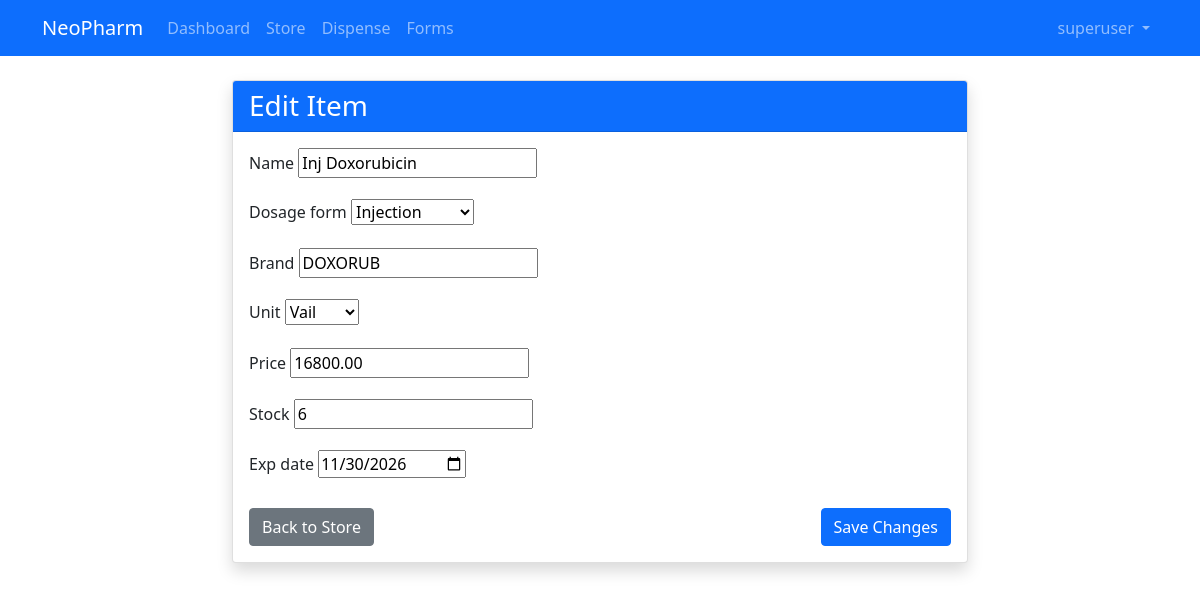
Page /edit-item/lpacemaker/1/ (signed in) on the earlier database version.
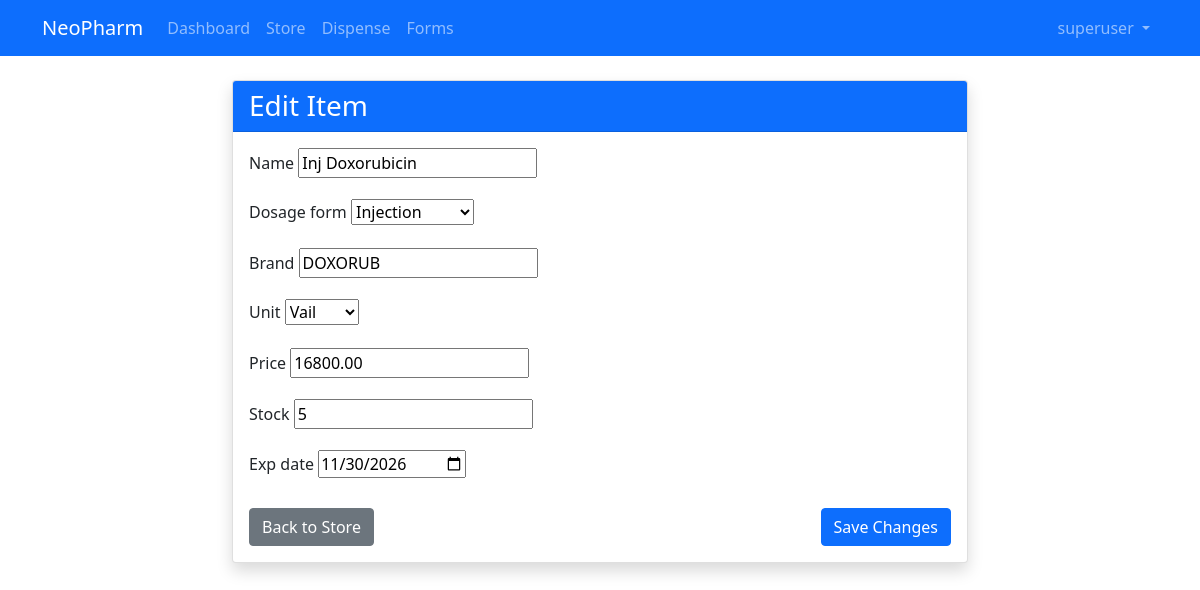
Same page on the later database version.
### pharmacy/models.py (models this page shows, shortened)
class LpacemakerDrugs(models.Model):
    name = models.CharField(max_length=200)
    dosage_form = models.CharField(max_length=200, choices=DOSAGE_FORM, blank=True, null=True)
    brand = models.CharField(max_length=200, blank=True, null=True)
    unit = models.CharField(max_length=200, choices=UNIT, blank=True, null=True)
    price = models.DecimalField(max_digits=12, decimal_places=2, default=0)
    stock = models.PositiveIntegerField(default=0, null=True, blank=True)
    exp_date = models.DateField(null=True, blank=True)
    class Meta:
        ordering = ('name',)

### pharmacy/views.py (the view)
# urls.py: path('edit-item/<str:drug_type>/<int:pk>/', views.edit_item, name='edit_item'),
@login_required
@user_passes_test(is_admin)
def edit_item(request, drug_type, pk):
    drug_models = {
        'lpacemaker': LpacemakerDrugs,
        'ncap': NcapDrugs,
        'oncology': OncologyPharmacy
    }
    DrugModel = drug_models.get(drug_type)
    if not DrugModel:
        messages.error(request, 'Invalid drug type')
        return redirect('store:store')
    drug = get_object_or_404(DrugModel, pk=pk)
    if request.method == 'POST':
        form_classes = {
            'lpacemaker': LpacemakerDrugsForm,
            'ncap': NcapDrugsForm,
            'oncology': OncologyPharmacyForm
        }
        FormClass = form_classes.get(drug_type)
        form = FormClass(request.POST, instance=drug)
        if form.is_valid():
            form.save()
            messages.success(request, f'Item updated successfully')
            return redirect('store:store')
    else:
        form_classes = {
            'lpacemaker': LpacemakerDrugsForm,
            'ncap': NcapDrugsForm,
            'oncology': OncologyPharmacyForm
        }
        FormClass = form_classes.get(drug_type)
        form = FormClass(instance=drug)
    context = {
        'form': form,
        'drug': drug,
        'drug_type': drug_type,
        'dosage_forms': DOSAGE_FORM,
        'units': UNIT,
    }
    if request.headers.get('HX-Request'):
        return render(request, 'partials/edit_item_modal.html', context)
    return render(request, 'store/edit_item.html', context)

### pharmacy/forms.py
class LpacemakerDrugsForm(forms.ModelForm):
    class Meta:
        model = LpacemakerDrugs
        fields = ['name', 'dosage_form', 'brand', 'unit', 'price', 'stock', 'exp_date']
        widgets = {
            'exp_date': forms.DateInput(attrs={'type': 'date'}),
        }

### pharmacy/views.py (called while the page is built)
def is_admin(user):
    return user.is_authenticated and user.is_superuser or user.is_staff

### pharmacy/templates/store/edit_item.html (shortened to what this page needs)
{% extends 'base.html' %}
{% block content %}
<div class="container mt-4">
    <div class="row">
        <div class="col-md-8 offset-md-2">
            <div class="card shadow">
                <div class="card-header bg-primary text-white">
                    <h3 class="mb-0">Edit Item</h3>
                </div>
                <div class="card-body">
                    <form method="post">
                        {% for field in form %}
                        <div class="mb-3">
                            <label for="{{ field.id_for_label }}" class="form-label">{{ field.label }}</label>
                            {{ field }}
                        </div>
                        {% endfor %}
                        <div class="d-flex justify-content-between mt-4">
                            <a href="{% url 'store:store' %}" class="btn btn-secondary">
                                 Back to Store
                            </a>
                            <button type="submit" class="btn btn-primary">
                                 Save Changes
                            </button>
                        </div>
                    </form>
                </div>
            </div>
        </div>
    </div>
</div>
{% endblock %}

Differences in the rows shown:
changed LpacemakerDrugs "Inj Doxorubicin": stock "6" → "5"
